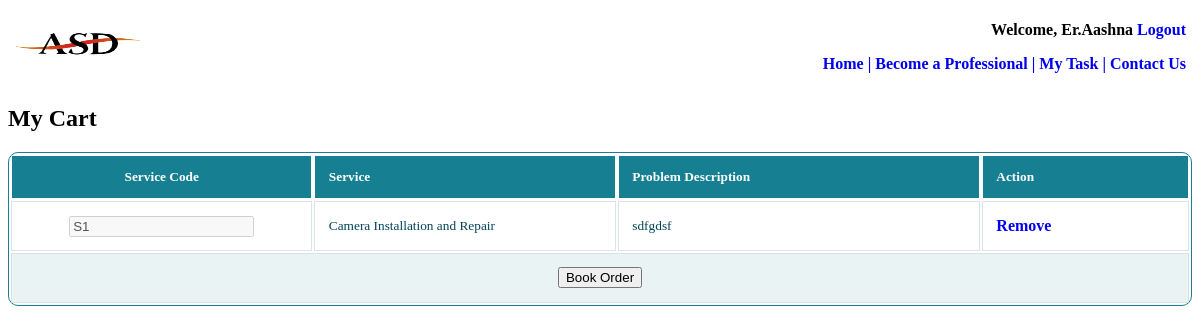
The app's page /ASD/mycart.php (signed in) with its own data.
### tables this page shows
CREATE TABLE IF NOT EXISTS `cart` (
  `USERID` varchar(50) NOT NULL,
  `SERVICE_CODE` varchar(15) NOT NULL,
  `PROBLEM_DESCRIPTION` varchar(500) NOT NULL
);

CREATE TABLE IF NOT EXISTS `mst_service_code` (
  `SERVICE_CODE` varchar(5) NOT NULL,
  `SERVICE` varchar(50) NOT NULL,
  `SERVICE_CHARGE` int(5) NOT NULL,
  PRIMARY KEY (`SERVICE_CODE`)
);

### ASD/mycart.php (the view, shortened to what this page needs)
<?php include 'top.php'?>
<html>
<head>
<link rel='stylesheet' href= 'select.css'>
<link rel='stylesheet' href= 'font-awesome.css'>
</head>
<body>
<?php
$servername = "localhost";
$username = "root";
$password = "admin";
$dbname = "asddb";
$recordsCount = 0;
?>
<h2>My Cart</h2>
<?php
$conn = new mysqli($servername, $username, $password, $dbname);
$sql = "select c.SERVICE_CODE,s.SERVICE,c.PROBLEM_DESCRIPTION from cart c, mst_service_code s where c.service_code = s.service_code and
userid = '".$_SESSION['userid']."'";
?>
<form name="items" action="bookOrder.php" method="post">
<table class='responstable'>
<?php
$result = $conn->query($sql);
	if ($result->num_rows > 0)
	{
		echo("<TR>");
		echo("<TH>Service Code</TH>");
		echo("<TH>Service </TH>");
		echo("<TH>Problem Description</TH>");
		echo("<TH>Action</TH>");
		echo("</TR>");
		while($row = $result->fetch_assoc())
		{
				echo("<TR><TD><input type='text' value='".$row['SERVICE_CODE']."' disabled/></TD>");
				echo("<TD>".$row['SERVICE']."</TD>");
				echo("<TD>".$row['PROBLEM_DESCRIPTION']."</TD>");
				echo("<TD><a href='removeItem.php?serviceCode=".$row['SERVICE_CODE']."'>Remove</a></TD></TR>");
				$recordsCount +=1;
		}
	}
?>
<tr>
<?php
if($recordsCount > 0)
{
	?>
		<td colspan=4><input type="submit" value="Book Order"></input></td>
<?php
}
	else
	{
		echo "<td colspan=4>Add items to cart for order booking</td>";
	}
?>
</tr>
</table>
</body>
</html>

### ASD/select.css (style rules this page uses)
a { text-decoration:none; font-family:tahoma; font-size:12pt; font-weight: bold; }
.responstable { margin: 1em 0; width: 100%; overflow: hidden; background: #FFF; color: #024457; border-radius: 10px; border: 1px solid #167F92; }
.responstable tr { border: 1px solid #D9E4E6; text-align: center; }
.responstable tr:nth-child(odd) { background-color: #EAF3F3; }
.responstable th { display: none; border: 1px solid #FFF; background-color: #167F92; color: #FFF; padding: 1em; font-family:tahoma; font-size:10pt; }
.responstable th:first-child { display: table-cell; text-align: center; }
.responstable th:nth-child(2) { display: table-cell; }
.responstable th:nth-child(2):after { content: attr(data-th); }
@media (min-width: 480px) { .responstable th:nth-child(2):after { display: none; } }
.responstable td { display: block; word-wrap: break-word; max-width: 7em; font-family:tahoma; font-size:10pt; }
.responstable td:first-child { display: table-cell; text-align: center; border-right: 1px solid #D9E4E6; }
@media (min-width: 480px) { .responstable td { border: 1px solid #D9E4E6; } }
.responstable th, .responstable td { text-align: left; margin: .5em 1em; }
@media (min-width: 480px) { .responstable th, .responstable td { display: table-cell; padding: 1em; } }

### records on screen
cart: SERVICE_CODE "S1", mst_service_code.SERVICE "Camera Installation and Repair", PROBLEM_DESCRIPTION "sdfgdsf"

### other values on screen
$_SESSION['userid'] "Aashna"
